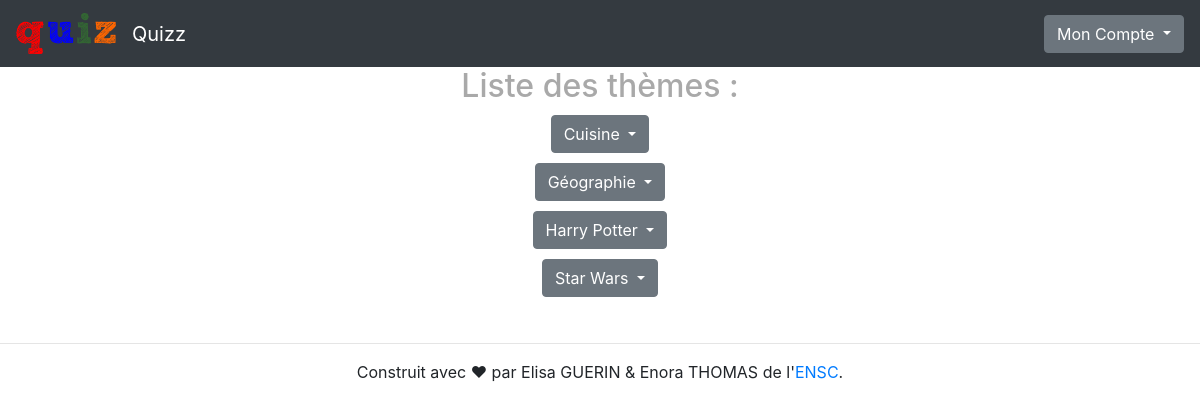
/thèmes.php (signed in), run on the app's committed database.
### tables this page shows
CREATE TABLE THEME( 
id_theme INTEGER NOT NULL PRIMARY KEY auto_increment, 
libelle VARCHAR(100) NOT NULL, 
nb_questions INTEGER NOT NULL, 
images VARCHAR(100)
);

### includes/functions.php (called while the page is built, shortened)
<?php
function isUserConnected() {
    return isset($_SESSION['login']);
}
?>

### thèmes.php (the view, shortened to what this page needs)
<?php
include("includes/header.php");
$bdd=getDb();
$themes = $bdd->query('select * from THEME order by libelle');
?>
<?php if (isUserConnected())
    {
        ?>
        <h2>Liste des thèmes :</h2>
        <?php
        foreach ($themes as $theme)
            {
                ?>
                <article>
                    <div class="dropdown ml-auto">
                        <button class="btn btn-secondary dropdown-toggle" type="button" id="dropdownMenuButton" data-toggle="dropdown" aria-haspopup="true" aria-expanded="false">
                            <?= $theme['libelle'] ?>
                        </button>
                    </div>
                </article>
                <?php
            }
    }
else
    {
         include("includes/erreur.php");
    }
?>
<?php include("includes/footer.php"); ?>
<html>
<body>
</body>
</html>

### css/style.css (style rules this page uses)
h4,h2,h3,h1,h5 { text-align: center; }
h2 { color: darkgray; }
article { text-align: center; margin-top: 10px; margin-bottom: 10px; }
body { position: center; }

### data on the page
theme: libelle "Cuisine"
theme: libelle "Géographie"
theme: libelle "Harry Potter"
theme: libelle "Star Wars"
